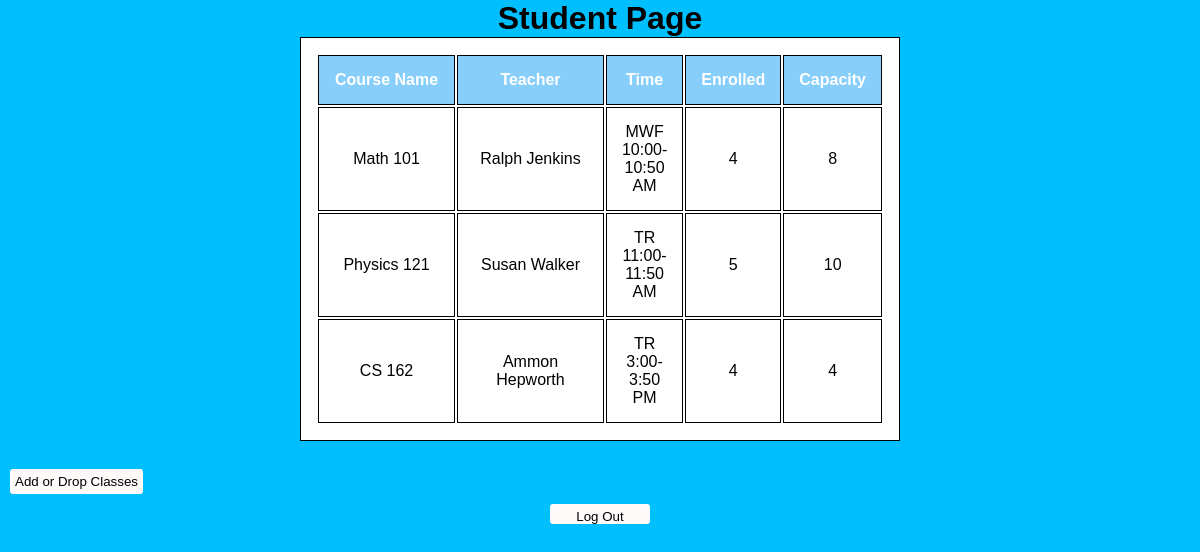
The app's page /student (signed in) with its own data.
### runner.py (models this page shows, shortened)
class Courses(db.Model):
    __tablename__ = "Courses"
    class_id = db.Column(db.Integer, primary_key = True)
    class_name = db.Column(db.String, nullable = False)
    teacher = db.Column(db.String, nullable = False)
    time = db.Column(db.String, nullable = False)
    enrolled = db.Column(db.Integer, nullable = False)
    capacity = db.Column(db.Integer, nullable = False)

### runner.py (the view)
@app.route("/student")
@login_required
def student_view():
    listCourses = []
    enrolled_classes = Enrollment.query.filter_by(users_id = current_user.user_id)
    for course in enrolled_classes:
        listCourses.append(course.classes_id)
    classes = Courses.query.filter(Courses.class_id.in_(listCourses))
    return render_template('student-view-classes.html', courses = classes)

### runner.py (called while the page is built)
@login_manager.user_loader
def load_user(user_id):
    return Users.query.filter_by(user_id = user_id).first()

### templates/student-view-classes.html (shortened to what this page needs)
<!DOCTYPE html>
<html>
    <head>
        <link rel="stylesheet" href="../static/styles.css">
    </head>
    <body>
        <div class='student_view'>
            <h1 class = "center">Student Page</h1>
            <table id = "studentcourses">
                <thead>
                    <tr>
                        <th>Course Name</th>
                        <th>Teacher</th>
                        <th>Time</th>
                        <th>Enrolled</th>
                        <th>Capacity</th>
                    </tr>
                </thead>
                <tbody>
                    {% for course in courses %}
                    <tr>
                        <td>{{course.class_name}}</td>
                        <td>{{course.teacher}}</td>
                        <td>{{course.time}}</td>
                        <td>{{course.enrolled}}</td>
                        <td>{{course.capacity}}</td>
                    </tr>
                    {% endfor %}</tbody>
            </table><br>
            <button type="button" class = "s_edit_classes" id = "s_edit_classes">Add or Drop Classes</button><br>
            <button type="button" class = "logout" id = "logoutStudentView">Log Out</button>
        </div>
    </body>
</html>

### static/styles.css (style rules this page uses)
* { margin: 0; padding: 0; font-family: sans-serif; line-height: normal; }
.center { text-align: center; }
button { padding: 5px 5px; border-radius: 3px; border: none; margin: 10px; background-color: snow; }
.logout { height: 20px; width: 100px; margin: 0 auto; display: block; }
.student_view { background-position: center; background-color: deepskyblue; width: 100%; height: 100vh; }
table, th, td { border: 1px solid black; margin-left: auto; margin-right: auto; width: 50%; padding: 15px; text-align: center; color: black; background-color:white; }
th { background-color:lightskyblue; color:white; }

### records on screen
Courses: class_name "Math 101", teacher "Ralph Jenkins", time "MWF 10:00-10:50 AM", enrolled "4", capacity "8"
Courses: class_name "Physics 121", teacher "Susan Walker", time "TR 11:00-11:50 AM", enrolled "5", capacity "10"
Courses: class_name "CS 162", teacher "Ammon Hepworth", time "TR 3:00-3:50 PM", enrolled "4", capacity "4"
